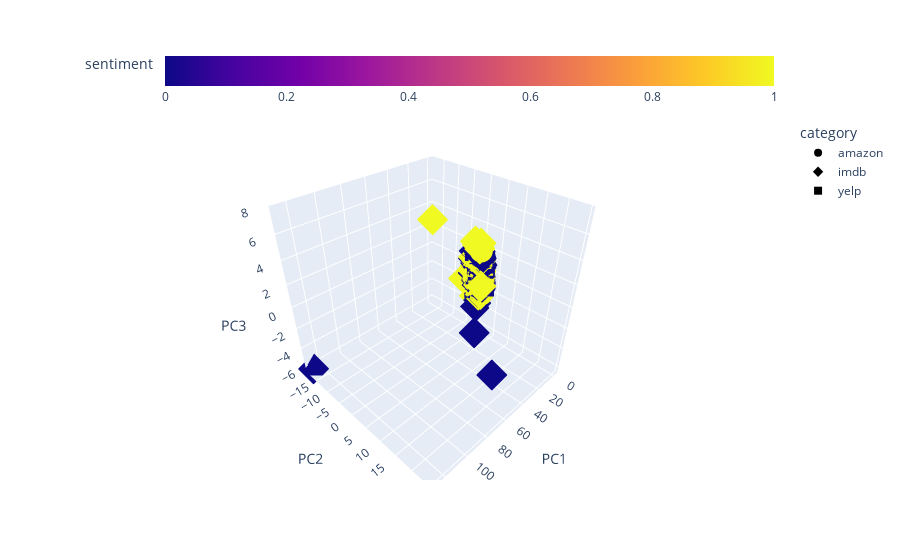

Notebook code cell kept with this figure:
### Code cell
fig = px.scatter_3d(df_reduced, x='PC1', y='PC2', z='PC3', color='sentiment', symbol='category')

fig.update_layout(coloraxis_colorbar=dict(orientation="h"))
fig.show()

### Figure 1 — Plotly figure (JSON) as saved in the notebook; plotly's stock layout.template omitted (floating-point values rounded to 4 significant figures; data arrays with more than 128 entries replaced by an {"elided": "..."} marker saying what was removed)
{"data": [{"hovertemplate": "category=amazon<br>PC1=%{x}<br>PC2=%{y}<br>PC3=%{z}<br>sentiment=%{marker.color}<extra></extra>", "legendgroup": "amazon", "marker": {"color": {"elided": "990 int values"}, "coloraxis": "coloraxis", "symbol": "circle"}, "mode": "markers", "name": "amazon", "scene": "scene", "showlegend": true, "type": "scatter3d", "x": {"elided": "990 float values"}, "y": {"elided": "990 float values"}, "z": {"elided": "990 float values"}}, {"hovertemplate": "category=imdb<br>PC1=%{x}<br>PC2=%{y}<br>PC3=%{z}<br>sentiment=%{marker.color}<extra></extra>", "legendgroup": "imdb", "marker": {"color": {"elided": "745 int values"}, "coloraxis": "coloraxis", "symbol": "diamond"}, "mode": "markers", "name": "imdb", "scene": "scene", "showlegend": true, "type": "scatter3d", "x": {"elided": "745 float values"}, "y": {"elided": "745 float values"}, "z": {"elided": "745 float values"}}, {"hovertemplate": "category=yelp<br>PC1=%{x}<br>PC2=%{y}<br>PC3=%{z}<br>sentiment=%{marker.color}<extra></extra>", "legendgroup": "yelp", "marker": {"color": {"elided": "996 int values"}, "coloraxis": "coloraxis", "symbol": "square"}, "mode": "markers", "name": "yelp", "scene": "scene", "showlegend": true, "type": "scatter3d", "x": {"elided": "996 float values"}, "y": {"elided": "996 float values"}, "z": {"elided": "996 float values"}}], "layout": {"coloraxis": {"colorbar": {"orientation": "h", "title": {"text": "sentiment"}}, "colorscale": [[0, "#0d0887"], [0.1111, "#46039f"], [0.2222, "#7201a8"], [0.3333, "#9c179e"], [0.4444, "#bd3786"], [0.5556, "#d8576b"], [0.6667, "#ed7953"], [0.7778, "#fb9f3a"], [0.8889, "#fdca26"], [1, "#f0f921"]]}, "legend": {"title": {"text": "category"}, "tracegroupgap": 0}, "margin": {"t": 60}, "scene": {"domain": {"x": [0, 1], "y": [0, 1]}, "xaxis": {"title": {"text": "PC1"}}, "yaxis": {"title": {"text": "PC2"}}, "zaxis": {"title": {"text": "PC3"}}}}}
